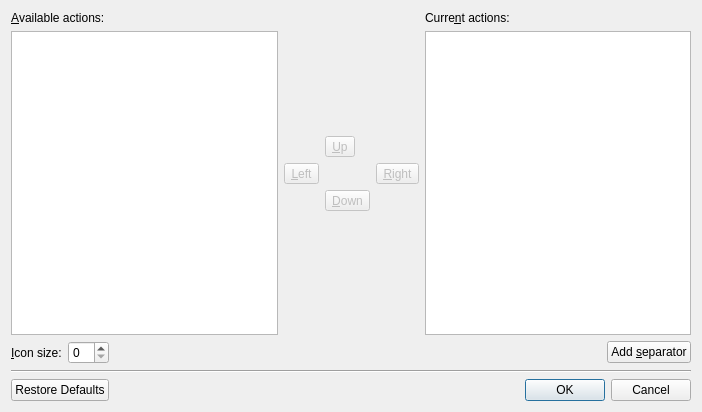
<?xml version="1.0" encoding="UTF-8"?>
<ui version="4.0">
 <class>ToolbarEditor</class>
 <widget class="QDialog" name="ToolbarEditor">
  <property name="geometry">
   <rect>
    <x>0</x>
    <y>0</y>
    <width>702</width>
    <height>412</height>
   </rect>
  </property>
  <property name="windowTitle">
   <string>Toolbar Editor</string>
  </property>
  <layout class="QGridLayout" name="gridLayout_2">
   <item row="0" column="0">
    <layout class="QVBoxLayout" name="verticalLayout">
     <item>
      <widget class="QLabel" name="label">
       <property name="text">
        <string>&amp;Available actions:</string>
       </property>
       <property name="buddy">
        <cstring>all_actions_list</cstring>
       </property>
      </widget>
     </item>
     <item>
      <widget class="QListWidget" name="all_actions_list"/>
     </item>
    </layout>
   </item>
   <item row="0" column="1">
    <layout class="QVBoxLayout" name="verticalLayout_3">
     <item>
      <spacer name="verticalSpacer">
       <property name="orientation">
        <enum>Qt::Vertical</enum>
       </property>
       <property name="sizeHint" stdset="0">
        <size>
         <width>20</width>
         <height>40</height>
        </size>
       </property>
      </spacer>
     </item>
     <item>
      <layout class="QGridLayout" name="gridLayout">
       <item row="1" column="0">
        <widget class="QToolButton" name="left_button">
         <property name="enabled">
          <bool>false</bool>
         </property>
         <property name="text">
          <string>&amp;Left</string>
         </property>
        </widget>
       </item>
       <item row="1" column="2">
        <widget class="QToolButton" name="right_button">
         <property name="enabled">
          <bool>false</bool>
         </property>
         <property name="text">
          <string>&amp;Right</string>
         </property>
        </widget>
       </item>
       <item row="2" column="1">
        <widget class="QToolButton" name="down_button">
         <property name="enabled">
          <bool>false</bool>
         </property>
         <property name="text">
          <string>&amp;Down</string>
         </property>
        </widget>
       </item>
       <item row="0" column="1" colspan="2">
        <widget class="QToolButton" name="up_button">
         <property name="enabled">
          <bool>false</bool>
         </property>
         <property name="text">
          <string>&amp;Up</string>
         </property>
        </widget>
       </item>
      </layout>
     </item>
     <item>
      <spacer name="verticalSpacer_2">
       <property name="orientation">
        <enum>Qt::Vertical</enum>
       </property>
       <property name="sizeHint" stdset="0">
        <size>
         <width>20</width>
         <height>40</height>
        </size>
       </property>
      </spacer>
     </item>
    </layout>
   </item>
   <item row="0" column="2">
    <layout class="QVBoxLayout" name="verticalLayout_2">
     <item>
      <widget class="QLabel" name="label_2">
       <property name="text">
        <string>Curre&amp;nt actions:</string>
       </property>
       <property name="buddy">
        <cstring>active_actions_list</cstring>
       </property>
      </widget>
     </item>
     <item>
      <widget class="QListWidget" name="active_actions_list"/>
     </item>
    </layout>
   </item>
   <item row="1" column="0" colspan="3">
    <layout class="QHBoxLayout" name="horizontalLayout">
     <item>
      <widget class="QLabel" name="label_3">
       <property name="text">
        <string>&amp;Icon size:</string>
       </property>
       <property name="buddy">
        <cstring>iconsize_spin</cstring>
       </property>
      </widget>
     </item>
     <item>
      <widget class="QSpinBox" name="iconsize_spin"/>
     </item>
     <item>
      <spacer name="horizontalSpacer">
       <property name="orientation">
        <enum>Qt::Horizontal</enum>
       </property>
       <property name="sizeHint" stdset="0">
        <size>
         <width>518</width>
         <height>20</height>
        </size>
       </property>
      </spacer>
     </item>
     <item>
      <widget class="QPushButton" name="separator_button">
       <property name="text">
        <string>Add &amp;separator</string>
       </property>
      </widget>
     </item>
    </layout>
   </item>
   <item row="2" column="0" colspan="3">
    <widget class="Line" name="line">
     <property name="orientation">
      <enum>Qt::Horizontal</enum>
     </property>
    </widget>
   </item>
   <item row="3" column="0" colspan="3">
    <widget class="QDialogButtonBox" name="buttonBox">
     <property name="orientation">
      <enum>Qt::Horizontal</enum>
     </property>
     <property name="standardButtons">
      <set>QDialogButtonBox::Cancel|QDialogButtonBox::Ok|QDialogButtonBox::RestoreDefaults</set>
     </property>
    </widget>
   </item>
  </layout>
 </widget>
 <tabstops>
  <tabstop>all_actions_list</tabstop>
  <tabstop>active_actions_list</tabstop>
  <tabstop>left_button</tabstop>
  <tabstop>up_button</tabstop>
  <tabstop>right_button</tabstop>
  <tabstop>down_button</tabstop>
  <tabstop>iconsize_spin</tabstop>
  <tabstop>separator_button</tabstop>
  <tabstop>buttonBox</tabstop>
 </tabstops>
 <resources/>
 <connections>
  <connection>
   <sender>buttonBox</sender>
   <signal>accepted()</signal>
   <receiver>ToolbarEditor</receiver>
   <slot>accept()</slot>
   <hints>
    <hint type="sourcelabel">
     <x>248</x>
     <y>254</y>
    </hint>
    <hint type="destinationlabel">
     <x>157</x>
     <y>274</y>
    </hint>
   </hints>
  </connection>
  <connection>
   <sender>buttonBox</sender>
   <signal>rejected()</signal>
   <receiver>ToolbarEditor</receiver>
   <slot>reject()</slot>
   <hints>
    <hint type="sourcelabel">
     <x>316</x>
     <y>260</y>
    </hint>
    <hint type="destinationlabel">
     <x>286</x>
     <y>274</y>
    </hint>
   </hints>
  </connection>
 </connections>
</ui>
